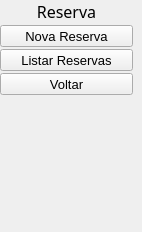
    <widget class="QWidget" name="page_12">
     <widget class="QWidget" name="verticalLayoutWidget_19">
      <property name="geometry">
       <rect>
        <x>0</x>
        <y>0</y>
        <width>133</width>
        <height>223</height>
       </rect>
      </property>
      <layout class="QVBoxLayout" name="verticalLayout_24">
       <property name="spacing">
        <number>2</number>
       </property>
       <item>
        <widget class="QLabel" name="label_98">
         <property name="font">
          <font>
           <family>Montserrat Medium</family>
           <pointsize>12</pointsize>
           <weight>50</weight>
           <bold>false</bold>
          </font>
         </property>
         <property name="text">
          <string>&lt;html&gt;&lt;head/&gt;&lt;body&gt;&lt;p align=&quot;center&quot;&gt;Reserva&lt;/p&gt;&lt;/body&gt;&lt;/html&gt;</string>
         </property>
        </widget>
       </item>
       <item>
        <widget class="QToolButton" name="bttn_nova_reserva">
         <property name="sizePolicy">
          <sizepolicy hsizetype="Preferred" vsizetype="Preferred">
           <horstretch>0</horstretch>
           <verstretch>0</verstretch>
          </sizepolicy>
         </property>
         <property name="font">
          <font>
           <pointsize>10</pointsize>
          </font>
         </property>
         <property name="text">
          <string>Nova Reserva</string>
         </property>
         <property name="icon">
          <iconset>
           <normaloff>../Icones/add_home_24dp_E3E3E3_FILL0_wght400_GRAD0_opsz24 (1).png</normaloff>../Icones/add_home_24dp_E3E3E3_FILL0_wght400_GRAD0_opsz24 (1).png</iconset>
         </property>
         <property name="iconSize">
          <size>
           <width>32</width>
           <height>32</height>
          </size>
         </property>
         <property name="toolButtonStyle">
          <enum>Qt::ToolButtonTextUnderIcon</enum>
         </property>
        </widget>
       </item>
       <item>
        <widget class="QToolButton" name="bttn_listar_reserva">
         <property name="sizePolicy">
          <sizepolicy hsizetype="Preferred" vsizetype="Preferred">
           <horstretch>0</horstretch>
           <verstretch>0</verstretch>
          </sizepolicy>
         </property>
         <property name="font">
          <font>
           <pointsize>10</pointsize>
          </font>
         </property>
         <property name="text">
          <string>Listar Reservas</string>
         </property>
         <property name="icon">
          <iconset>
           <normaloff>../Icones/list_24dp_E3E3E3_FILL0_wght400_GRAD0_opsz24.png</normaloff>../Icones/list_24dp_E3E3E3_FILL0_wght400_GRAD0_opsz24.png</iconset>
         </property>
         <property name="iconSize">
          <size>
           <width>32</width>
           <height>32</height>
          </size>
         </property>
         <property name="toolButtonStyle">
          <enum>Qt::ToolButtonTextUnderIcon</enum>
         </property>
        </widget>
       </item>
       <item>
        <widget class="QToolButton" name="bttn_voltar_3">
         <property name="sizePolicy">
          <sizepolicy hsizetype="Preferred" vsizetype="Preferred">
           <horstretch>0</horstretch>
           <verstretch>0</verstretch>
          </sizepolicy>
         </property>
         <property name="font">
          <font>
           <pointsize>10</pointsize>
          </font>
         </property>
         <property name="text">
          <string>Voltar</string>
         </property>
         <property name="icon">
          <iconset>
           <normaloff>../Icones/keyboard_return_24dp_E3E3E3_FILL0_wght400_GRAD0_opsz24.png</normaloff>../Icones/keyboard_return_24dp_E3E3E3_FILL0_wght400_GRAD0_opsz24.png</iconset>
         </property>
         <property name="iconSize">
          <size>
           <width>32</width>
           <height>32</height>
          </size>
         </property>
         <property name="toolButtonStyle">
          <enum>Qt::ToolButtonTextUnderIcon</enum>
         </property>
        </widget>
       </item>
       <item>
        <spacer name="verticalSpacer_26">
         <property name="orientation">
          <enum>Qt::Vertical</enum>
         </property>
         <property name="sizeHint" stdset="0">
          <size>
           <width>20</width>
           <height>40</height>
          </size>
         </property>
        </spacer>
       </item>
      </layout>
     </widget>
    </widget>
